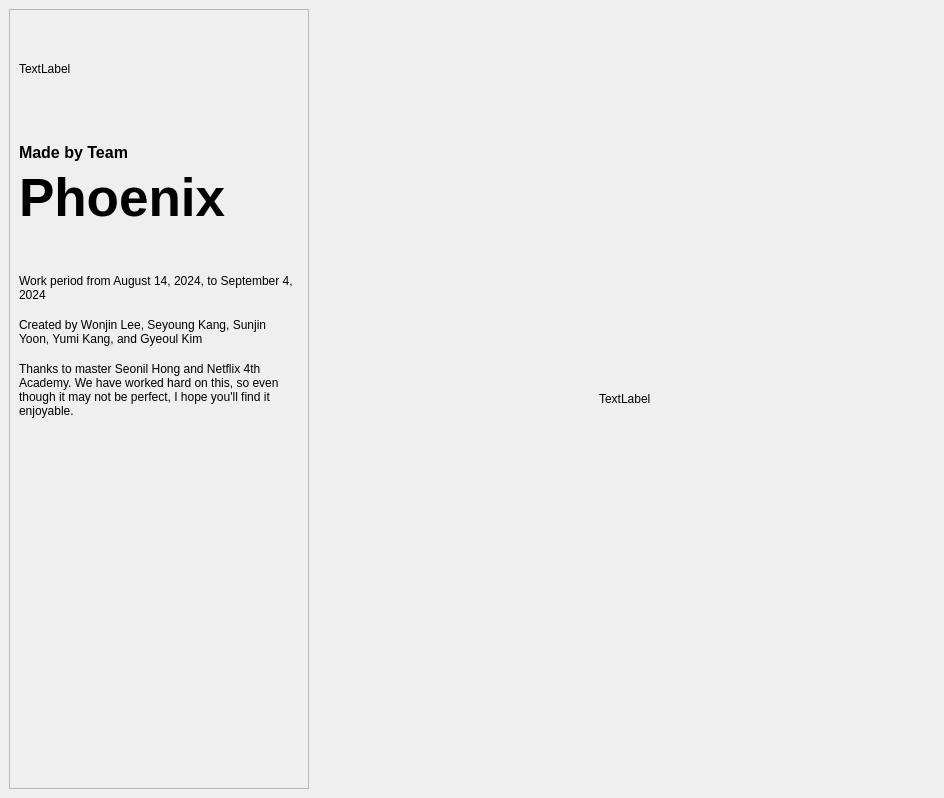
<?xml version="1.0" encoding="UTF-8"?>
<ui version="4.0">
 <class>Form</class>
 <widget class="QWidget" name="Form">
  <property name="geometry">
   <rect>
    <x>0</x>
    <y>0</y>
    <width>944</width>
    <height>798</height>
   </rect>
  </property>
  <property name="windowTitle">
   <string>Form</string>
  </property>
  <layout class="QHBoxLayout" name="horizontalLayout_2">
   <property name="leftMargin">
    <number>0</number>
   </property>
   <property name="topMargin">
    <number>0</number>
   </property>
   <property name="rightMargin">
    <number>0</number>
   </property>
   <property name="bottomMargin">
    <number>0</number>
   </property>
   <item>
    <widget class="QStackedWidget" name="stackedWidget">
     <property name="currentIndex">
      <number>1</number>
     </property>
     <widget class="QWidget" name="page">
      <layout class="QVBoxLayout" name="verticalLayout_11">
       <item>
        <layout class="QHBoxLayout" name="horizontalLayout">
         <property name="leftMargin">
          <number>0</number>
         </property>
         <property name="rightMargin">
          <number>0</number>
         </property>
         <property name="bottomMargin">
          <number>0</number>
         </property>
         <item>
          <widget class="QLabel" name="label_icon">
           <property name="sizePolicy">
            <sizepolicy hsizetype="Expanding" vsizetype="Preferred">
             <horstretch>0</horstretch>
             <verstretch>0</verstretch>
            </sizepolicy>
           </property>
           <property name="maximumSize">
            <size>
             <width>40</width>
             <height>40</height>
            </size>
           </property>
           <property name="text">
            <string/>
           </property>
          </widget>
         </item>
         <item alignment="Qt::AlignLeft">
          <widget class="QLabel" name="label">
           <property name="font">
            <font>
             <pointsize>22</pointsize>
             <bold>true</bold>
            </font>
           </property>
           <property name="text">
            <string>File Save</string>
           </property>
          </widget>
         </item>
         <item>
          <spacer name="horizontalSpacer_11">
           <property name="orientation">
            <enum>Qt::Horizontal</enum>
           </property>
           <property name="sizeHint" stdset="0">
            <size>
             <width>40</width>
             <height>20</height>
            </size>
           </property>
          </spacer>
         </item>
         <item>
          <widget class="QLabel" name="label_user_name">
           <property name="text">
            <string>User Name</string>
           </property>
           <property name="alignment">
            <set>Qt::AlignRight|Qt::AlignTrailing|Qt::AlignVCenter</set>
           </property>
          </widget>
         </item>
         <item>
          <widget class="QLabel" name="label_user_icon">
           <property name="sizePolicy">
            <sizepolicy hsizetype="Expanding" vsizetype="Expanding">
             <horstretch>0</horstretch>
             <verstretch>0</verstretch>
            </sizepolicy>
           </property>
           <property name="maximumSize">
            <size>
             <width>40</width>
             <height>40</height>
            </size>
           </property>
           <property name="text">
            <string/>
           </property>
          </widget>
         </item>
        </layout>
       </item>
       <item>
        <layout class="QGridLayout" name="gridLayout_2">
         <property name="bottomMargin">
          <number>0</number>
         </property>
         <item row="1" column="1">
          <widget class="QTabWidget" name="tabWidget_file_list">
           <property name="sizePolicy">
            <sizepolicy hsizetype="Expanding" vsizetype="Expanding">
             <horstretch>0</horstretch>
             <verstretch>0</verstretch>
            </sizepolicy>
           </property>
           <property name="minimumSize">
            <size>
             <width>0</width>
             <height>400</height>
            </size>
           </property>
           <property name="maximumSize">
            <size>
             <width>16777215</width>
             <height>16777215</height>
            </size>
           </property>
           <property name="currentIndex">
            <number>1</number>
           </property>
           <widget class="QWidget" name="tab_4">
            <attribute name="title">
             <string>All</string>
            </attribute>
            <layout class="QVBoxLayout" name="verticalLayout_2">
             <item>
              <layout class="QHBoxLayout" name="horizontalLayout_7">
               <item>
                <spacer name="horizontalSpacer_2">
                 <property name="orientation">
                  <enum>Qt::Horizontal</enum>
                 </property>
                 <property name="sizeHint" stdset="0">
                  <size>
                   <width>40</width>
                   <height>20</height>
                  </size>
                 </property>
                </spacer>
               </item>
               <item>
                <widget class="QLineEdit" name="lineEdit_search_all">
                 <property name="maximumSize">
                  <size>
                   <width>200</width>
                   <height>16777215</height>
                  </size>
                 </property>
                </widget>
               </item>
              </layout>
             </item>
             <item>
              <widget class="QTreeWidget" name="treeWidget_grid_total">
               <property name="minimumSize">
                <size>
                 <width>0</width>
                 <height>380</height>
                </size>
               </property>
               <property name="maximumSize">
                <size>
                 <width>16777215</width>
                 <height>16777215</height>
                </size>
               </property>
               <attribute name="headerVisible">
                <bool>false</bool>
               </attribute>
               <column>
                <property name="text">
                 <string notr="true">1</string>
                </property>
               </column>
              </widget>
             </item>
            </layout>
           </widget>
           <widget class="QWidget" name="tab_5">
            <attribute name="title">
             <string>Working</string>
            </attribute>
            <layout class="QVBoxLayout" name="verticalLayout_5">
             <item>
              <layout class="QHBoxLayout" name="horizontalLayout_17">
               <item>
                <spacer name="horizontalSpacer_8">
                 <property name="orientation">
                  <enum>Qt::Horizontal</enum>
                 </property>
                 <property name="sizeHint" stdset="0">
                  <size>
                   <width>40</width>
                   <height>20</height>
                  </size>
                 </property>
                </spacer>
               </item>
               <item>
                <widget class="QLineEdit" name="lineEdit_search_wip">
                 <property name="maximumSize">
                  <size>
                   <width>200</width>
                   <height>16777215</height>
                  </size>
                 </property>
                </widget>
               </item>
              </layout>
             </item>
             <item>
              <widget class="QTableWidget" name="tableWidget_list_wip">
               <property name="minimumSize">
                <size>
                 <width>0</width>
                 <height>380</height>
                </size>
               </property>
               <property name="maximumSize">
                <size>
                 <width>16777215</width>
                 <height>16777215</height>
                </size>
               </property>
               <attribute name="horizontalHeaderVisible">
                <bool>false</bool>
               </attribute>
               <attribute name="horizontalHeaderStretchLastSection">
                <bool>true</bool>
               </attribute>
               <attribute name="verticalHeaderVisible">
                <bool>false</bool>
               </attribute>
              </widget>
             </item>
            </layout>
           </widget>
           <widget class="QWidget" name="tab_6">
            <attribute name="title">
             <string>Publishes</string>
            </attribute>
            <layout class="QVBoxLayout" name="verticalLayout_9">
             <item>
              <layout class="QHBoxLayout" name="horizontalLayout_18">
               <item>
                <spacer name="horizontalSpacer_9">
                 <property name="orientation">
                  <enum>Qt::Horizontal</enum>
                 </property>
                 <property name="sizeHint" stdset="0">
                  <size>
                   <width>40</width>
                   <height>20</height>
                  </size>
                 </property>
                </spacer>
               </item>
               <item>
                <widget class="QLineEdit" name="lineEdit_search_pub">
                 <property name="maximumSize">
                  <size>
                   <width>200</width>
                   <height>16777215</height>
                  </size>
                 </property>
                </widget>
               </item>
              </layout>
             </item>
             <item>
              <widget class="QTableWidget" name="tableWidget_list_pub">
               <property name="minimumSize">
                <size>
                 <width>0</width>
                 <height>380</height>
                </size>
               </property>
               <property name="maximumSize">
                <size>
                 <width>16777215</width>
                 <height>16777215</height>
                </size>
               </property>
               <attribute name="horizontalHeaderVisible">
                <bool>false</bool>
               </attribute>
               <attribute name="horizontalHeaderStretchLastSection">
                <bool>true</bool>
               </attribute>
               <attribute name="verticalHeaderVisible">
                <bool>false</bool>
               </attribute>
               <attribute name="verticalHeaderStretchLastSection">
                <bool>false</bool>
               </attribute>
              </widget>
             </item>
            </layout>
           </widget>
          </widget>
         </item>
         <item row="0" column="0">
          <widget class="QLabel" name="label_project_name">
           <property name="font">
            <font>
             <bold>true</bold>
            </font>
           </property>
           <property name="text">
            <string>Project Name</string>
           </property>
           <property name="alignment">
            <set>Qt::AlignRight|Qt::AlignTrailing|Qt::AlignVCenter</set>
           </property>
          </widget>
         </item>
         <item row="0" column="1">
          <widget class="QStackedWidget" name="stackedWidget_path">
           <property name="sizePolicy">
            <sizepolicy hsizetype="Preferred" vsizetype="Expanding">
             <horstretch>0</horstretch>
             <verstretch>0</verstretch>
            </sizepolicy>
           </property>
           <property name="maximumSize">
            <size>
             <width>16777215</width>
             <height>50</height>
            </size>
           </property>
           <property name="currentIndex">
            <number>0</number>
           </property>
           <widget class="QWidget" name="page_5">
            <layout class="QHBoxLayout" name="horizontalLayout_3">
             <item>
              <widget class="QLabel" name="label_part">
               <property name="text">
                <string>My Tasks</string>
               </property>
              </widget>
             </item>
             <item>
              <widget class="QLabel" name="label_arrow_1">
               <property name="sizePolicy">
                <sizepolicy hsizetype="Expanding" vsizetype="Preferred">
                 <horstretch>0</horstretch>
                 <verstretch>0</verstretch>
                </sizepolicy>
               </property>
               <property name="maximumSize">
                <size>
                 <width>20</width>
                 <height>16777215</height>
                </size>
               </property>
               <property name="text">
                <string>▶</string>
               </property>
              </widget>
             </item>
             <item>
              <widget class="QLabel" name="label_detail">
               <property name="text">
                <string>Task test</string>
               </property>
              </widget>
             </item>
             <item>
              <spacer name="horizontalSpacer_6">
               <property name="orientation">
                <enum>Qt::Horizontal</enum>
               </property>
               <property name="sizeHint" stdset="0">
                <size>
                 <width>40</width>
                 <height>20</height>
                </size>
               </property>
              </spacer>
             </item>
            </layout>
           </widget>
           <widget class="QWidget" name="page_3">
            <layout class="QHBoxLayout" name="horizontalLayout_8">
             <item>
              <widget class="QLabel" name="label_asset_type">
               <property name="text">
                <string>Asset Type</string>
               </property>
              </widget>
             </item>
             <item>
              <widget class="QLabel" name="label_arrow_2">
               <property name="text">
                <string>▶</string>
               </property>
              </widget>
             </item>
             <item>
              <widget class="QLabel" name="label_asset">
               <property name="text">
                <string>Asset</string>
               </property>
              </widget>
             </item>
             <item>
              <widget class="QLabel" name="label_arrow_3">
               <property name="text">
                <string>▶</string>
               </property>
              </widget>
             </item>
             <item>
              <widget class="QLabel" name="label_asset_task">
               <property name="text">
                <string>Task</string>
               </property>
              </widget>
             </item>
             <item>
              <spacer name="horizontalSpacer_5">
               <property name="orientation">
                <enum>Qt::Horizontal</enum>
               </property>
               <property name="sizeHint" stdset="0">
                <size>
                 <width>40</width>
                 <height>20</height>
                </size>
               </property>
              </spacer>
             </item>
            </layout>
           </widget>
           <widget class="QWidget" name="page_4">
            <layout class="QHBoxLayout" name="horizontalLayout_9">
             <item>
              <widget class="QLabel" name="label_seq">
               <property name="text">
                <string>Sequence</string>
               </property>
              </widget>
             </item>
             <item>
              <widget class="QLabel" name="label_arrow_4">
               <property name="text">
                <string>▶</string>
               </property>
              </widget>
             </item>
             <item>
              <widget class="QLabel" name="label_shot">
               <property name="text">
                <string>Shot</string>
               </property>
              </widget>
             </item>
             <item>
              <widget class="QLabel" name="label_arrow_5">
               <property name="text">
                <string>▶</string>
               </property>
              </widget>
             </item>
             <item>
              <widget class="QLabel" name="label_shot_task">
               <property name="text">
                <string>Task</string>
               </property>
              </widget>
             </item>
             <item>
              <spacer name="horizontalSpacer">
               <property name="orientation">
                <enum>Qt::Horizontal</enum>
               </property>
               <property name="sizeHint" stdset="0">
                <size>
                 <width>40</width>
                 <height>20</height>
                </size>
               </property>
              </spacer>
             </item>
            </layout>
           </widget>
          </widget>
         </item>
         <item row="1" column="0">
          <widget class="QTabWidget" name="tabWidget_pathtree">
           <property name="minimumSize">
            <size>
             <width>300</width>
             <height>0</height>
            </size>
           </property>
           <property name="maximumSize">
            <size>
             <width>300</width>
             <height>16777215</height>
            </size>
           </property>
           <property name="currentIndex">
            <number>2</number>
           </property>
           <widget class="QWidget" name="tab">
            <attribute name="title">
             <string>My Tasks</string>
            </attribute>
            <layout class="QVBoxLayout" name="verticalLayout_6">
             <item>
              <layout class="QHBoxLayout" name="horizontalLayout_14">
               <property name="bottomMargin">
                <number>0</number>
               </property>
               <item>
                <widget class="QComboBox" name="comboBox_filter"/>
               </item>
               <item>
                <spacer name="horizontalSpacer_7">
                 <property name="orientation">
                  <enum>Qt::Horizontal</enum>
                 </property>
                 <property name="sizeHint" stdset="0">
                  <size>
                   <width>40</width>
                   <height>20</height>
                  </size>
                 </property>
                </spacer>
               </item>
              </layout>
             </item>
             <item>
              <widget class="QLineEdit" name="lineEdit_search_my_tasks"/>
             </item>
             <item>
              <widget class="QTreeWidget" name="treeWidget_my_tasks">
               <property name="sizePolicy">
                <sizepolicy hsizetype="Expanding" vsizetype="Expanding">
                 <horstretch>0</horstretch>
                 <verstretch>0</verstretch>
                </sizepolicy>
               </property>
               <property name="minimumSize">
                <size>
                 <width>0</width>
                 <height>0</height>
                </size>
               </property>
               <property name="maximumSize">
                <size>
                 <width>16777215</width>
                 <height>16777215</height>
                </size>
               </property>
               <attribute name="headerVisible">
                <bool>false</bool>
               </attribute>
               <column>
                <property name="text">
                 <string notr="true">1</string>
                </property>
               </column>
              </widget>
             </item>
            </layout>
           </widget>
           <widget class="QWidget" name="tab_2">
            <attribute name="title">
             <string>Assets</string>
            </attribute>
            <layout class="QVBoxLayout" name="verticalLayout_7">
             <item>
              <widget class="QLineEdit" name="lineEdit_search_assets"/>
             </item>
             <item>
              <widget class="QTreeWidget" name="treeWidget_assets">
               <attribute name="headerVisible">
                <bool>false</bool>
               </attribute>
               <column>
                <property name="text">
                 <string notr="true">1</string>
                </property>
               </column>
              </widget>
             </item>
             <item>
              <widget class="QFrame" name="frame">
               <property name="frameShape">
                <enum>QFrame::StyledPanel</enum>
               </property>
               <property name="frameShadow">
                <enum>QFrame::Raised</enum>
               </property>
               <layout class="QVBoxLayout" name="verticalLayout_10">
                <property name="spacing">
                 <number>0</number>
                </property>
                <item>
                 <widget class="QCheckBox" name="checkBox_mod">
                  <property name="text">
                   <string>Modeling</string>
                  </property>
                 </widget>
                </item>
                <item>
                 <widget class="QCheckBox" name="checkBox_rig">
                  <property name="text">
                   <string>Rig</string>
                  </property>
                 </widget>
                </item>
                <item>
                 <widget class="QCheckBox" name="checkBox_lkd">
                  <property name="text">
                   <string>LookDev</string>
                  </property>
                 </widget>
                </item>
                <item>
                 <layout class="QHBoxLayout" name="horizontalLayout_20">
                  <property name="bottomMargin">
                   <number>0</number>
                  </property>
                  <item>
                   <widget class="QPushButton" name="pushButton_assets_all">
                    <property name="text">
                     <string>Select All</string>
                    </property>
                   </widget>
                  </item>
                  <item>
                   <widget class="QPushButton" name="pushButton_assets_none">
                    <property name="text">
                     <string>Select None</string>
                    </property>
                   </widget>
                  </item>
                 </layout>
                </item>
               </layout>
              </widget>
             </item>
            </layout>
           </widget>
           <widget class="QWidget" name="tab_3">
            <attribute name="title">
             <string>Shots</string>
            </attribute>
            <layout class="QVBoxLayout" name="verticalLayout_8">
             <item>
              <widget class="QLineEdit" name="lineEdit_search_shots"/>
             </item>
             <item>
              <widget class="QTreeWidget" name="treeWidget_shots">
               <attribute name="headerVisible">
                <bool>false</bool>
               </attribute>
               <column>
                <property name="text">
                 <string notr="true">1</string>
                </property>
               </column>
              </widget>
             </item>
             <item>
              <widget class="QFrame" name="frame_2">
               <property name="frameShape">
                <enum>QFrame::StyledPanel</enum>
               </property>
               <property name="frameShadow">
                <enum>QFrame::Raised</enum>
               </property>
               <layout class="QVBoxLayout" name="verticalLayout_3">
                <property name="spacing">
                 <number>0</number>
                </property>
                <item>
                 <widget class="QCheckBox" name="checkBox_ani">
                  <property name="text">
                   <string>Animation</string>
                  </property>
                 </widget>
                </item>
                <item>
                 <widget class="QCheckBox" name="checkBox_lgt">
                  <property name="text">
                   <string>Lighting</string>
                  </property>
                 </widget>
                </item>
                <item>
                 <widget class="QCheckBox" name="checkBox_cmp">
                  <property name="text">
                   <string>Compositing</string>
                  </property>
                 </widget>
                </item>
                <item>
                 <widget class="QCheckBox" name="checkBox_mm">
                  <property name="text">
                   <string>Matchmove</string>
                  </property>
                 </widget>
                </item>
                <item>
                 <layout class="QHBoxLayout" name="horizontalLayout_16">
                  <property name="bottomMargin">
                   <number>0</number>
                  </property>
                  <item>
                   <widget class="QPushButton" name="pushButton_shots_all">
                    <property name="text">
                     <string>Select All</string>
                    </property>
                   </widget>
                  </item>
                  <item>
                   <widget class="QPushButton" name="pushButton_shots_none">
                    <property name="text">
                     <string>Select None</string>
                    </property>
                   </widget>
                  </item>
                 </layout>
                </item>
               </layout>
              </widget>
             </item>
            </layout>
           </widget>
          </widget>
         </item>
        </layout>
       </item>
       <item>
        <spacer name="verticalSpacer">
         <property name="orientation">
          <enum>Qt::Vertical</enum>
         </property>
         <property name="sizeType">
          <enum>QSizePolicy::Fixed</enum>
         </property>
         <property name="sizeHint" stdset="0">
          <size>
           <width>20</width>
           <height>10</height>
          </size>
         </property>
        </spacer>
       </item>
       <item>
        <layout class="QGridLayout" name="gridLayout">
         <property name="bottomMargin">
          <number>0</number>
         </property>
         <property name="verticalSpacing">
          <number>4</number>
         </property>
         <item row="2" column="2">
          <layout class="QHBoxLayout" name="horizontalLayout_11">
           <item>
            <widget class="QComboBox" name="comboBox_filetype"/>
           </item>
           <item>
            <spacer name="horizontalSpacer_4">
             <property name="orientation">
              <enum>Qt::Horizontal</enum>
             </property>
             <property name="sizeType">
              <enum>QSizePolicy::Fixed</enum>
             </property>
             <property name="sizeHint" stdset="0">
              <size>
               <width>600</width>
               <height>20</height>
              </size>
             </property>
            </spacer>
           </item>
          </layout>
         </item>
         <item row="5" column="0" alignment="Qt::AlignRight">
          <widget class="QLabel" name="label_89">
           <property name="sizePolicy">
            <sizepolicy hsizetype="Expanding" vsizetype="Expanding">
             <horstretch>0</horstretch>
             <verstretch>0</verstretch>
            </sizepolicy>
           </property>
           <property name="minimumSize">
            <size>
             <width>80</width>
             <height>20</height>
            </size>
           </property>
           <property name="maximumSize">
            <size>
             <width>80</width>
             <height>20</height>
            </size>
           </property>
           <property name="font">
            <font>
             <bold>true</bold>
            </font>
           </property>
           <property name="text">
            <string>Work Area</string>
           </property>
           <property name="alignment">
            <set>Qt::AlignRight|Qt::AlignTrailing|Qt::AlignVCenter</set>
           </property>
          </widget>
         </item>
         <item row="0" column="1">
          <spacer name="horizontalSpacer_13">
           <property name="orientation">
            <enum>Qt::Horizontal</enum>
           </property>
           <property name="sizeType">
            <enum>QSizePolicy::Fixed</enum>
           </property>
           <property name="sizeHint" stdset="0">
            <size>
             <width>20</width>
             <height>20</height>
            </size>
           </property>
          </spacer>
         </item>
         <item row="2" column="0" alignment="Qt::AlignRight">
          <widget class="QLabel" name="label_85">
           <property name="sizePolicy">
            <sizepolicy hsizetype="Expanding" vsizetype="Expanding">
             <horstretch>0</horstretch>
             <verstretch>0</verstretch>
            </sizepolicy>
           </property>
           <property name="minimumSize">
            <size>
             <width>80</width>
             <height>20</height>
            </size>
           </property>
           <property name="maximumSize">
            <size>
             <width>80</width>
             <height>20</height>
            </size>
           </property>
           <property name="font">
            <font>
             <bold>true</bold>
            </font>
           </property>
           <property name="text">
            <string>File Type</string>
           </property>
           <property name="alignment">
            <set>Qt::AlignRight|Qt::AlignTrailing|Qt::AlignVCenter</set>
           </property>
          </widget>
         </item>
         <item row="3" column="0">
          <spacer name="verticalSpacer_2">
           <property name="orientation">
            <enum>Qt::Vertical</enum>
           </property>
           <property name="sizeType">
            <enum>QSizePolicy::Fixed</enum>
           </property>
           <property name="sizeHint" stdset="0">
            <size>
             <width>20</width>
             <height>15</height>
            </size>
           </property>
          </spacer>
         </item>
         <item row="1" column="2">
          <layout class="QHBoxLayout" name="horizontalLayout_4">
           <item>
            <widget class="QSpinBox" name="spinBox_version">
             <property name="minimumSize">
              <size>
               <width>60</width>
               <height>0</height>
              </size>
             </property>
            </widget>
           </item>
           <item>
            <spacer name="horizontalSpacer_12">
             <property name="orientation">
              <enum>Qt::Horizontal</enum>
             </property>
             <property name="sizeType">
              <enum>QSizePolicy::Expanding</enum>
             </property>
             <property name="sizeHint" stdset="0">
              <size>
               <width>10</width>
               <height>20</height>
              </size>
             </property>
            </spacer>
           </item>
           <item>
            <widget class="QCheckBox" name="checkBox_avaliable_ver">
             <property name="text">
              <string>Use next Avaliable Version number</string>
             </property>
            </widget>
           </item>
           <item>
            <spacer name="horizontalSpacer_3">
             <property name="orientation">
              <enum>Qt::Horizontal</enum>
             </property>
             <property name="sizeType">
              <enum>QSizePolicy::Fixed</enum>
             </property>
             <property name="sizeHint" stdset="0">
              <size>
               <width>460</width>
               <height>20</height>
              </size>
             </property>
            </spacer>
           </item>
          </layout>
         </item>
         <item row="1" column="0" alignment="Qt::AlignRight">
          <widget class="QLabel" name="label_82">
           <property name="sizePolicy">
            <sizepolicy hsizetype="Expanding" vsizetype="Expanding">
             <horstretch>0</horstretch>
             <verstretch>0</verstretch>
            </sizepolicy>
           </property>
           <property name="minimumSize">
            <size>
             <width>80</width>
             <height>20</height>
            </size>
           </property>
           <property name="maximumSize">
            <size>
             <width>80</width>
             <height>20</height>
            </size>
           </property>
           <property name="font">
            <font>
             <bold>true</bold>
            </font>
           </property>
           <property name="text">
            <string>Version</string>
           </property>
           <property name="alignment">
            <set>Qt::AlignRight|Qt::AlignTrailing|Qt::AlignVCenter</set>
           </property>
          </widget>
         </item>
         <item row="4" column="2">
          <widget class="QLabel" name="label_preview">
           <property name="text">
            <string/>
           </property>
          </widget>
         </item>
         <item row="0" column="0" alignment="Qt::AlignRight">
          <widget class="QLabel" name="label_3">
           <property name="sizePolicy">
            <sizepolicy hsizetype="Expanding" vsizetype="Expanding">
             <horstretch>0</horstretch>
             <verstretch>0</verstretch>
            </sizepolicy>
           </property>
           <property name="minimumSize">
            <size>
             <width>80</width>
             <height>20</height>
            </size>
           </property>
           <property name="maximumSize">
            <size>
             <width>80</width>
             <height>20</height>
            </size>
           </property>
           <property name="font">
            <font>
             <bold>true</bold>
            </font>
           </property>
           <property name="text">
            <string>Name</string>
           </property>
           <property name="alignment">
            <set>Qt::AlignRight|Qt::AlignTrailing|Qt::AlignVCenter</set>
           </property>
          </widget>
         </item>
         <item row="4" column="0" alignment="Qt::AlignRight">
          <widget class="QLabel" name="label_87">
           <property name="sizePolicy">
            <sizepolicy hsizetype="Expanding" vsizetype="Expanding">
             <horstretch>0</horstretch>
             <verstretch>0</verstretch>
            </sizepolicy>
           </property>
           <property name="minimumSize">
            <size>
             <width>80</width>
             <height>20</height>
            </size>
           </property>
           <property name="maximumSize">
            <size>
             <width>80</width>
             <height>20</height>
            </size>
           </property>
           <property name="font">
            <font>
             <bold>true</bold>
            </font>
           </property>
           <property name="text">
            <string>Preview</string>
           </property>
           <property name="alignment">
            <set>Qt::AlignRight|Qt::AlignTrailing|Qt::AlignVCenter</set>
           </property>
          </widget>
         </item>
         <item row="0" column="2">
          <widget class="QLabel" name="label_new_file_name">
           <property name="text">
            <string/>
           </property>
          </widget>
         </item>
         <item row="5" column="2">
          <layout class="QHBoxLayout" name="horizontalLayout_5">
           <property name="bottomMargin">
            <number>0</number>
           </property>
           <item>
            <widget class="QLabel" name="label_work_area">
             <property name="text">
              <string/>
             </property>
            </widget>
           </item>
           <item alignment="Qt::AlignRight">
            <widget class="QCheckBox" name="checkBox_avaliable_path">
             <property name="text">
              <string>Set Work Area According to Current File Information</string>
             </property>
            </widget>
           </item>
          </layout>
         </item>
        </layout>
       </item>
       <item>
        <layout class="QHBoxLayout" name="horizontalLayout_19">
         <property name="leftMargin">
          <number>10</number>
         </property>
         <property name="bottomMargin">
          <number>0</number>
         </property>
         <item>
          <widget class="QLabel" name="label_validate_path">
           <property name="font">
            <font>
             <bold>false</bold>
            </font>
           </property>
           <property name="styleSheet">
            <string notr="true">color: rgb(239, 41, 41);</string>
           </property>
           <property name="text">
            <string>■ The save path is not valid. </string>
           </property>
          </widget>
         </item>
         <item>
          <spacer name="horizontalSpacer_10">
           <property name="orientation">
            <enum>Qt::Horizontal</enum>
           </property>
           <property name="sizeHint" stdset="0">
            <size>
             <width>40</width>
             <height>20</height>
            </size>
           </property>
          </spacer>
         </item>
         <item>
          <widget class="QPushButton" name="pushButton_cancel">
           <property name="text">
            <string>Cancel</string>
           </property>
          </widget>
         </item>
         <item>
          <widget class="QPushButton" name="pushButton_save">
           <property name="text">
            <string>Save</string>
           </property>
          </widget>
         </item>
        </layout>
       </item>
      </layout>
     </widget>
     <widget class="QWidget" name="page_2">
      <layout class="QHBoxLayout" name="horizontalLayout_6">
       <item>
        <widget class="QFrame" name="frame_3">
         <property name="sizePolicy">
          <sizepolicy hsizetype="Expanding" vsizetype="Preferred">
           <horstretch>0</horstretch>
           <verstretch>0</verstretch>
          </sizepolicy>
         </property>
         <property name="maximumSize">
          <size>
           <width>300</width>
           <height>16777215</height>
          </size>
         </property>
         <property name="frameShape">
          <enum>QFrame::StyledPanel</enum>
         </property>
         <property name="frameShadow">
          <enum>QFrame::Raised</enum>
         </property>
         <layout class="QVBoxLayout" name="verticalLayout">
          <item>
           <widget class="QLabel" name="label_main_icon">
            <property name="sizePolicy">
             <sizepolicy hsizetype="Expanding" vsizetype="Expanding">
              <horstretch>0</horstretch>
              <verstretch>0</verstretch>
             </sizepolicy>
            </property>
            <property name="minimumSize">
             <size>
              <width>100</width>
              <height>100</height>
             </size>
            </property>
            <property name="maximumSize">
             <size>
              <width>100</width>
              <height>100</height>
             </size>
            </property>
            <property name="text">
             <string>TextLabel</string>
            </property>
           </widget>
          </item>
          <item>
           <widget class="QLabel" name="label_4">
            <property name="sizePolicy">
             <sizepolicy hsizetype="Expanding" vsizetype="Preferred">
              <horstretch>0</horstretch>
              <verstretch>0</verstretch>
             </sizepolicy>
            </property>
            <property name="maximumSize">
             <size>
              <width>16777215</width>
              <height>16777215</height>
             </size>
            </property>
            <property name="font">
             <font>
              <pointsize>12</pointsize>
              <bold>true</bold>
             </font>
            </property>
            <property name="text">
             <string>
Made by Team</string>
            </property>
           </widget>
          </item>
          <item>
           <widget class="QLabel" name="label_5">
            <property name="font">
             <font>
              <pointsize>40</pointsize>
              <bold>true</bold>
             </font>
            </property>
            <property name="text">
             <string>Phoenix</string>
            </property>
           </widget>
          </item>
          <item>
           <spacer name="verticalSpacer_4">
            <property name="orientation">
             <enum>Qt::Vertical</enum>
            </property>
            <property name="sizeType">
             <enum>QSizePolicy::Fixed</enum>
            </property>
            <property name="sizeHint" stdset="0">
             <size>
              <width>20</width>
              <height>40</height>
             </size>
            </property>
           </spacer>
          </item>
          <item>
           <widget class="QLabel" name="label_6">
            <property name="text">
             <string>Work period from August 14, 2024, to September 4, 2024</string>
            </property>
            <property name="wordWrap">
             <bool>true</bool>
            </property>
           </widget>
          </item>
          <item>
           <spacer name="verticalSpacer_5">
            <property name="orientation">
             <enum>Qt::Vertical</enum>
            </property>
            <property name="sizeType">
             <enum>QSizePolicy::Fixed</enum>
            </property>
            <property name="sizeHint" stdset="0">
             <size>
              <width>20</width>
              <height>10</height>
             </size>
            </property>
           </spacer>
          </item>
          <item>
           <widget class="QLabel" name="label_7">
            <property name="text">
             <string>Created by Wonjin Lee, Seyoung Kang, Sunjin Yoon, Yumi Kang, and Gyeoul Kim</string>
            </property>
            <property name="wordWrap">
             <bool>true</bool>
            </property>
           </widget>
          </item>
          <item>
           <spacer name="verticalSpacer_6">
            <property name="orientation">
             <enum>Qt::Vertical</enum>
            </property>
            <property name="sizeType">
             <enum>QSizePolicy::Fixed</enum>
            </property>
            <property name="sizeHint" stdset="0">
             <size>
              <width>20</width>
              <height>10</height>
             </size>
            </property>
           </spacer>
          </item>
          <item>
           <widget class="QLabel" name="label_8">
            <property name="text">
             <string>Thanks to master Seonil Hong and Netflix 4th Academy. We have worked hard on this, so even though it may not be perfect, I hope you'll find it enjoyable.</string>
            </property>
            <property name="wordWrap">
             <bool>true</bool>
            </property>
           </widget>
          </item>
          <item>
           <spacer name="verticalSpacer_3">
            <property name="orientation">
             <enum>Qt::Vertical</enum>
            </property>
            <property name="sizeType">
             <enum>QSizePolicy::Fixed</enum>
            </property>
            <property name="sizeHint" stdset="0">
             <size>
              <width>20</width>
              <height>40</height>
             </size>
            </property>
           </spacer>
          </item>
          <item>
           <widget class="QLabel" name="label_print_status">
            <property name="sizePolicy">
             <sizepolicy hsizetype="Expanding" vsizetype="Preferred">
              <horstretch>0</horstretch>
              <verstretch>0</verstretch>
             </sizepolicy>
            </property>
            <property name="minimumSize">
             <size>
              <width>0</width>
              <height>200</height>
             </size>
            </property>
            <property name="maximumSize">
             <size>
              <width>16777215</width>
              <height>200</height>
             </size>
            </property>
            <property name="text">
             <string/>
            </property>
            <property name="wordWrap">
             <bool>true</bool>
            </property>
           </widget>
          </item>
          <item>
           <spacer name="verticalSpacer_7">
            <property name="orientation">
             <enum>Qt::Vertical</enum>
            </property>
            <property name="sizeHint" stdset="0">
             <size>
              <width>20</width>
              <height>40</height>
             </size>
            </property>
           </spacer>
          </item>
         </layout>
        </widget>
       </item>
       <item alignment="Qt::AlignHCenter">
        <widget class="QLabel" name="label_gif">
         <property name="text">
          <string>TextLabel</string>
         </property>
        </widget>
       </item>
      </layout>
     </widget>
    </widget>
   </item>
  </layout>
 </widget>
 <resources/>
 <connections/>
</ui>
